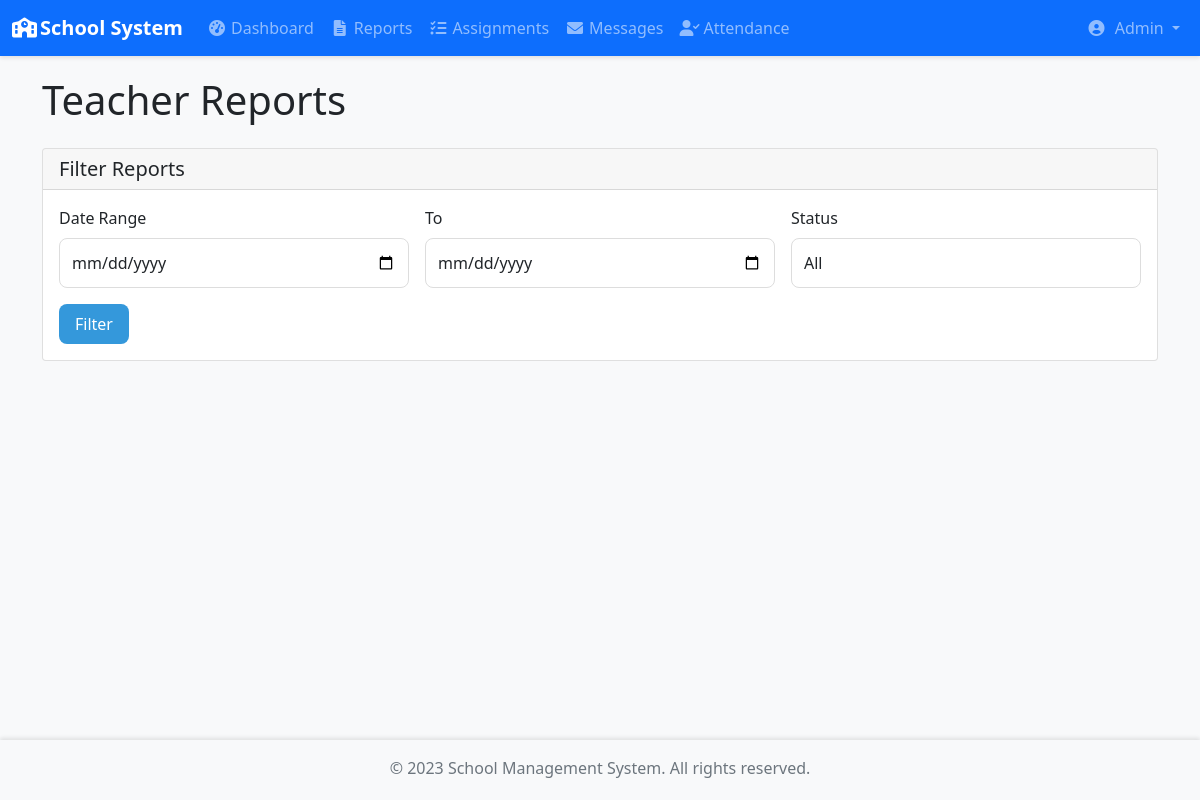
/admin/reports (signed in), run on an earlier commit of the app's database.
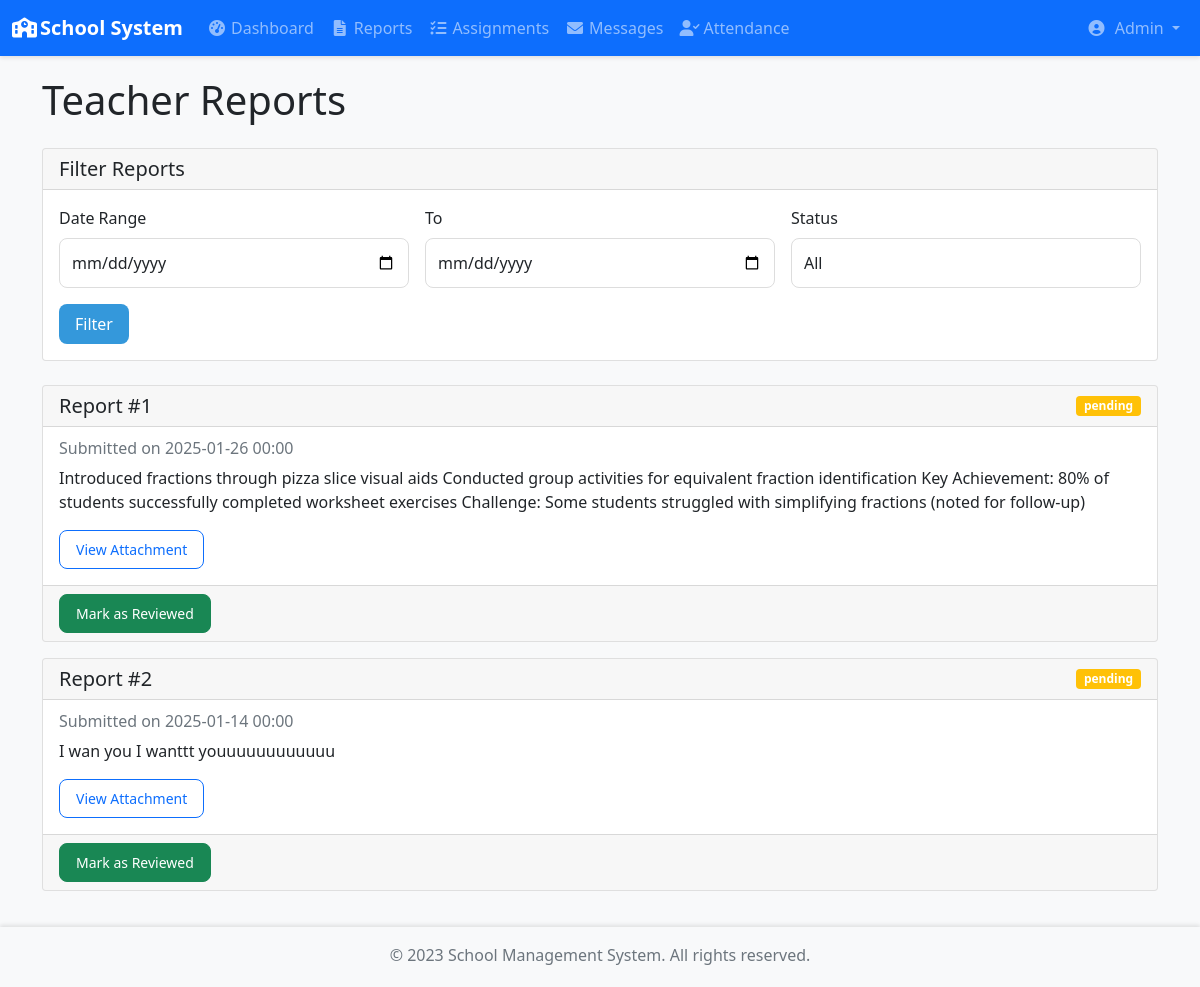
And on a later commit of the database.
### app/models/user.py (models this page shows, shortened)
class User(UserMixin, db.Model):
    id = db.Column(db.Integer, primary_key=True)
    username = db.Column(db.String(64), unique=True, nullable=False)
    email = db.Column(db.String(120), unique=True, nullable=False)
    password_hash = db.Column(db.String(128))
    role = db.Column(db.String(20), nullable=False)  # 'admin', 'teacher', 'student'
    created_at = db.Column(db.DateTime, default=datetime.utcnow)
    is_active = db.Column(db.Boolean, default=True)
    first_name = db.Column(db.String(64))
    last_name = db.Column(db.String(64))

### app/models/report.py (models this page shows)
class DailyReport(db.Model):
    id = db.Column(db.Integer, primary_key=True)
    teacher_id = db.Column(db.Integer, db.ForeignKey('user.id'), nullable=False)
    date = db.Column(db.DateTime, default=datetime.utcnow)
    content = db.Column(db.Text, nullable=False)
    cleanliness_rating = db.Column(db.Integer)  # Add this line
    file_path = db.Column(db.String(500))
    status = db.Column(db.String(20), default='pending')  # pending, reviewed

### app/blueprints/admin.py (the view)
@admin.route('/admin/reports')
@login_required
@admin_required
def view_reports():
    reports = DailyReport.query.order_by(DailyReport.date.desc()).all()
    return render_template('admin/reports.html', reports=reports)

### app/blueprints/admin.py (called while the page is built)
def admin_required(f):
    @wraps(f)
    def decorated_function(*args, **kwargs):
        if not current_user.is_authenticated or current_user.role != 'admin':
            flash('You need to be an admin to access this page.', 'danger')
            return redirect(url_for('auth.login'))
        return f(*args, **kwargs)
    return decorated_function

### app/templates/admin/reports.html (shortened to what this page needs)
{% extends "base.html" %}
{% block content %}
<div class="container">
    <h1 class="mb-4">Teacher Reports</h1>
    <div class="card mb-4">
        <div class="card-header">
            <div class="row">
                <div class="col">
                    <h5 class="mb-0">Filter Reports</h5>
                </div>
            </div>
        </div>
        <div class="card-body">
            <form class="row g-3">
                <div class="col-md-4">
                    <label class="form-label">Date Range</label>
                    <input type="date" class="form-control" name="start_date">
                </div>
                <div class="col-md-4">
                    <label class="form-label">To</label>
                    <input type="date" class="form-control" name="end_date">
                </div>
                <div class="col-md-4">
                    <label class="form-label">Status</label>
                    <select class="form-control" name="status">
                        <option value="">All</option>
                    </select>
                </div>
                <div class="col-12">
                    <button type="submit" class="btn btn-primary">Filter</button>
                </div>
            </form>
        </div>
    </div>
    <div class="reports-list">
        {% for report in reports %}
        <div class="card mb-3">
            <div class="card-header">
                <div class="d-flex justify-content-between align-items-center">
                    <h5 class="mb-0">Report #{{ report.id }}</h5>
                    <span class="badge {% if report.status == 'pending' %}bg-warning{% else %}bg-success{% endif %}">
                        {{ report.status }}
                    </span>
                </div>
            </div>
            <div class="card-body">
                <h6 class="card-subtitle mb-2 text-muted">
                    Submitted on {{ report.date.strftime('%Y-%m-%d %H:%M') }}
                </h6>
                <p class="card-text">{{ report.content }}</p>
                {% if report.file_path %}
                <a href="{{ url_for('static', filename='uploads/' + report.file_path) }}"
                   class="btn btn-sm btn-outline-primary" target="_blank">
                    View Attachment
                </a>
                {% endif %}
            </div>
            <div class="card-footer">
                <button class="btn btn-success btn-sm mark-reviewed" data-report-id="{{ report.id }}">
                    Mark as Reviewed
                </button>
            </div>
        </div>
        {% endfor %}
    </div>
</div>
{% endblock %}

### app/templates/base.html (shortened to what this page needs)
<!DOCTYPE html>
<html lang="en">
<head>
    <link href="https://cdn.jsdelivr.net/npm/bootstrap@5.1.3/dist/css/bootstrap.min.css" rel="stylesheet">
    <link rel="stylesheet" href="https://cdnjs.cloudflare.com/ajax/libs/font-awesome/6.0.0/css/all.min.css">
    <link rel="stylesheet" href="{{ url_for('static', filename='css/base.css') }}">
    {% if current_user.is_authenticated %}
        {% if current_user.role == 'admin' %}
            <link rel="stylesheet" href="{{ url_for('static', filename='css/admin.css') }}">
        {% elif current_user.role == 'teacher' %}
            <link rel="stylesheet" href="{{ url_for('static', filename='css/teacher.css') }}">
        {% elif current_user.role == 'student' %}
            <link rel="stylesheet" href="{{ url_for('static', filename='css/student.css') }}">
        {% endif %}
    {% endif %}
</head>
<body>
    <nav class="navbar navbar-expand-lg navbar-dark bg-primary fixed-top">
        <div class="container-fluid">
            <a class="navbar-brand" href="#">
                <i class="fas fa-school me-2"></i>School System
            </a>
            <div class="collapse navbar-collapse" id="navbarNav">
                {% if current_user.is_authenticated %}
                    {% if current_user.role == 'admin' %}
                        <ul class="navbar-nav me-auto">
                            <li class="nav-item">
                                <a class="nav-link {% if request.endpoint == 'admin.dashboard' %}active{% endif %}"
                                   href="{{ url_for('admin.dashboard') }}">
                                    <i class="fas fa-tachometer-alt me-1"></i>Dashboard
                                </a>
                            </li>
                            <li class="nav-item">
                                <a class="nav-link {% if request.endpoint == 'admin.reports' %}active{% endif %}"
                                   href="{{ url_for('admin.view_reports') }}">
                                    <i class="fas fa-file-alt me-1"></i>Reports
                                </a>
                            </li>
                            <li class="nav-item">
                                <a class="nav-link {% if request.endpoint == 'admin.assignments' %}active{% endif %}"
                                   href="{{ url_for('admin.assignments') }}">
                                    <i class="fas fa-tasks me-1"></i>Assignments
                                </a>
                            </li>
                            <li class="nav-item">
                                <a class="nav-link {% if request.endpoint == 'admin.messages' %}active{% endif %}"
                                   href="{{ url_for('admin.messages') }}">
                                    <i class="fas fa-envelope me-1"></i>Messages
                                </a>
                            <li class="nav-item">
                               <a class="nav-link {% if request.endpoint == 'admin.view_attendance' %}active{% endif %}"
                               href="{{ url_for('admin.view_attendance') }}">
                                <i class="fas fa-user-check me-1"></i>Attendance
                                </a>
                            </li>
                                </li>
                        </ul>
                    {% endif %}
                    <ul class="navbar-nav ms-auto">
                        <li class="nav-item dropdown">
                            <a class="nav-link dropdown-toggle" href="#" id="navbarDropdown"
                               data-bs-toggle="dropdown">
                                <i class="fas fa-user-circle me-1"></i>
                                {{ current_user.first_name }}
                            </a>
                        </li>
                    </ul>
                {% endif %}
            </div>
        </div>
    </nav>
    <main class="content-wrapper">
        {% block content %}{% endblock %}
    </main>
    <footer class="footer mt-auto py-3 bg-light">
        <div class="container text-center">
            <span class="text-muted">© 2023 School Management System. All rights reserved.</span>
        </div>
    </footer>
</body>
</html>

### app/static/css/base.css (style rules this page uses)
:root { --navbar-height: 56px; --footer-height: 60px; }
body { min-height: 100vh; display: flex; flex-direction: column; padding-top: var(--navbar-height); }
.content-wrapper { flex: 1; padding: 20px; background-color: #f8f9fa; }
.navbar { box-shadow: 0 2px 4px rgba(0,0,0,0.1); }
.navbar-brand { font-weight: 600; }
.nav-link { padding: 0.5rem 1rem; transition: color 0.2s; }
.footer { box-shadow: 0 -2px 4px rgba(0,0,0,0.1); height: var(--footer-height); }
.fas { width: 20px; text-align: center; }

### app/static/css/admin.css (style rules this page uses)
:root { --primary-color: #2c3e50; --secondary-color: #34495e; --accent-color: #3498db; --success-color: #2ecc71; --warning-color: #f1c40f; --danger-color: #e74c3c; --light-gray: #f5f6fa; --dark-gray: #2d3436; }
body { background-color: var(--light-gray); }
.form-control { border-radius: 8px; border: 1px solid #ddd; padding: 0.75rem; }
.btn { border-radius: 8px; padding: 0.5rem 1rem; transition: all 0.3s ease; }
.btn-primary { background-color: var(--accent-color); border: none; }

What changed in the data, as far as the page shows it:
added DailyReport: id "1", status "pending", date "2025-01-26 00:00", content "Introduced fractions through pizza slice visual aids Conducted group activities for equivalent fraction identification Key Achievement: 80% of students successfully completed worksheet exercises Challenge: Some students struggled with simplifying fractions (noted for follow-up)"
added DailyReport: id "2", status "pending", date "2025-01-14 00:00", content "I wan you I wanttt youuuuuuuuuuuu"
